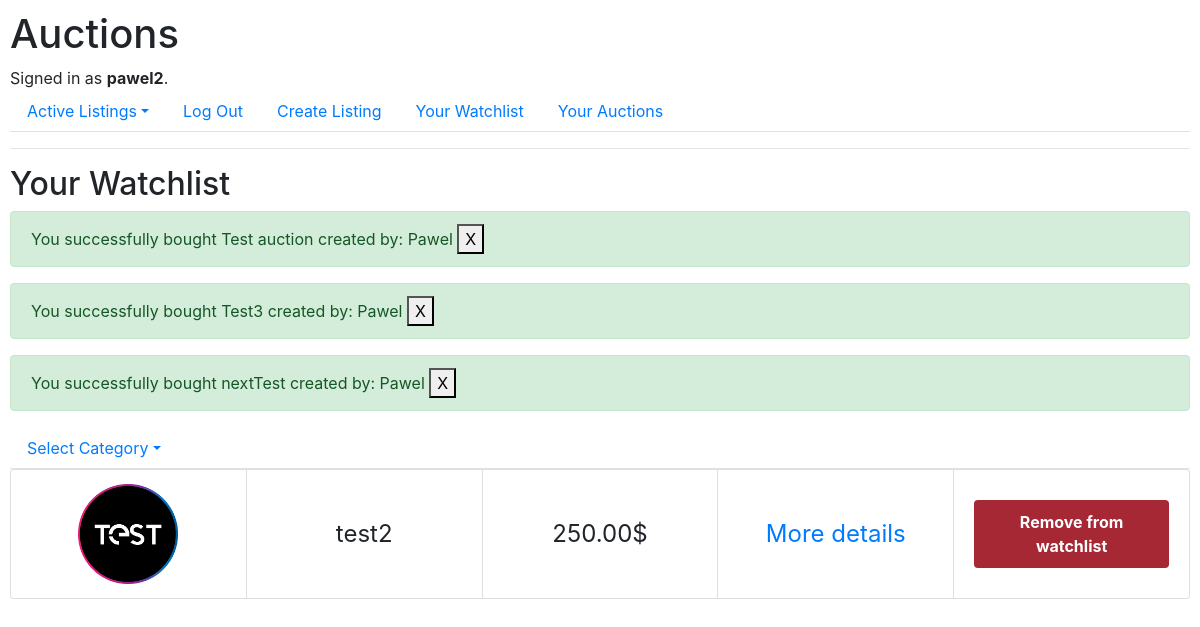
/watchlist (signed in), run on an earlier commit of the app's database.
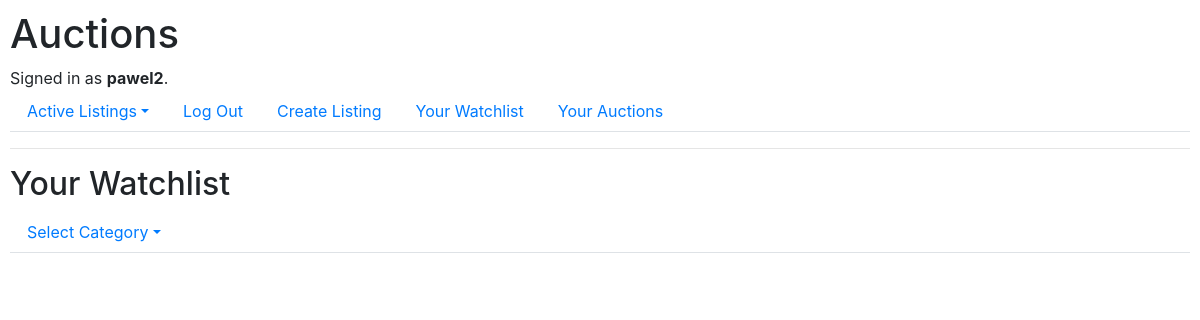
And on a later commit of the database.
### auctions/models.py (models this page shows)
class Auction(models.Model):
    title = models.CharField(max_length=64)
    description = models.CharField(max_length=300)
    current_bid = models.DecimalField(max_digits=15, decimal_places=2)
    created_date = models.DateTimeField(auto_now_add=True)
    image = models.ImageField(upload_to="images/auctions/", default=get_default_image_path)
    category = models.ForeignKey(Category, on_delete=models.CASCADE, related_name="auctionCategory")
    author = models.ForeignKey(User, on_delete=models.CASCADE, related_name="auctionAutor")
    is_active = models.BooleanField(default=True)
    winner = models.ForeignKey(User, on_delete=models.CASCADE, null=True, default = None, related_name="auctionBuyer")
    confirmed = models.BooleanField(default=False)
    def __str__(self):
        return f"{self.title} created by: {self.author}"

class User(AbstractUser):
    def __str__(self):
        return f"{self.username}"

### auctions/views.py (the view)
# urls.py: path("watchlist", views.watchlist, name="watchlist"),
@login_required
def watchlist(request, category_id = 0):
    clicked = []
    winner_auctions = Auction.objects.filter(confirmed = False, winner =  request.user)
    categories = Category.objects.all()
    if category_id:
        listings = Auction.objects.filter(category_id=category_id, is_active=True)
    else:
        listings = Auction.objects.filter(is_active=True)
    clicked = [offer.id for offer in WatchList.objects.get(user = request.user).offer.all()]
    return render(request, "auctions/watchlist.html",{
        "listings": listings.filter(Q(id__in=clicked)),
        "clicked": clicked,
        "categories": categories,
        "winner_auctions": winner_auctions
    })

### auctions/templates/auctions/watchlist.html (shortened to what this page needs)
{% extends "auctions/layout.html" %}
{% block body %}
    <h2>Your Watchlist</h2>
    {% include "auctions/notifications.html" %}
    <ul class="nav nav-tabs">
        <li class="nav-item dropdown">
            <a class="nav-link dropdown-toggle" data-bs-toggle="dropdown" href="{% url 'index' %}" role="button" aria-expanded="false">Select Category</a>
        </li>
    </ul>
    {% for listing in listings %}
        {% include "auctions/activeListing.html" %}
    {% endfor %}
{% endblock %}

### auctions/templates/auctions/notifications.html (shortened to what this page needs)
{% if user.is_authenticated %}
    {% for listing in winner_auctions %}
        {% if listing.winner == user %}
            <div class="alert alert-success alert-dismissible fade show" role="alert">
                <form action="{% url 'close_listing' listing.id %}" method="post">
                    You successfully bought {{ listing }}
                    <button type="submit" class="btn-close" name="close_button" data-bs-dismiss="alert" aria-label="Close">X</button>
                </form>
            </div>
        {% endif %}
    {% endfor %}
{% endif %}

### auctions/templates/auctions/activeListing.html (shortened to what this page needs)
<div class="product">
    <ul class="list-group list-group-horizontal">
        <li class="list-group-item"><img src="{{ listing.image.url }}" alt="Obrazek"></li>
        <li class="list-group-item">{{ listing.title }}</li>
        <li class="list-group-item">{{ listing.current_bid }}$</li>
        <li class="list-group-item"><a href="{% url 'product' listing.id %}">More details</a></li>
        {% if user.is_authenticated %}
        <li class="list-group-item">
            <form method="post" action="{% url 'add_to_watchlist' listing.id %}">
                <button type="submit" class="{% if listing.id in clicked %}buttonChecked{% else %}buttonNotChecked{% endif %}">
                    {% if listing.id in clicked %}Remove from watchlist{% else %}Add to watchlist{% endif %}
                </button>
            </form>
        </li>
        {% endif %}
    </ul>
</div>

What changed in the data, as far as the page shows it:
no longer on this page (row edited): Auction: title+author "Test auction created by: Pawel", shown under "Your Watchlist"
no longer on this page (row edited): Auction: title+author "Test3 created by: Pawel", shown under "Your Watchlist"
no longer on this page (row edited): Auction: title+author "nextTest created by: Pawel", shown under "Your Watchlist"
no longer on this page (row edited): Auction: image (picture), title "test2", current_bid "250.00", shows "Remove from watchlist"
